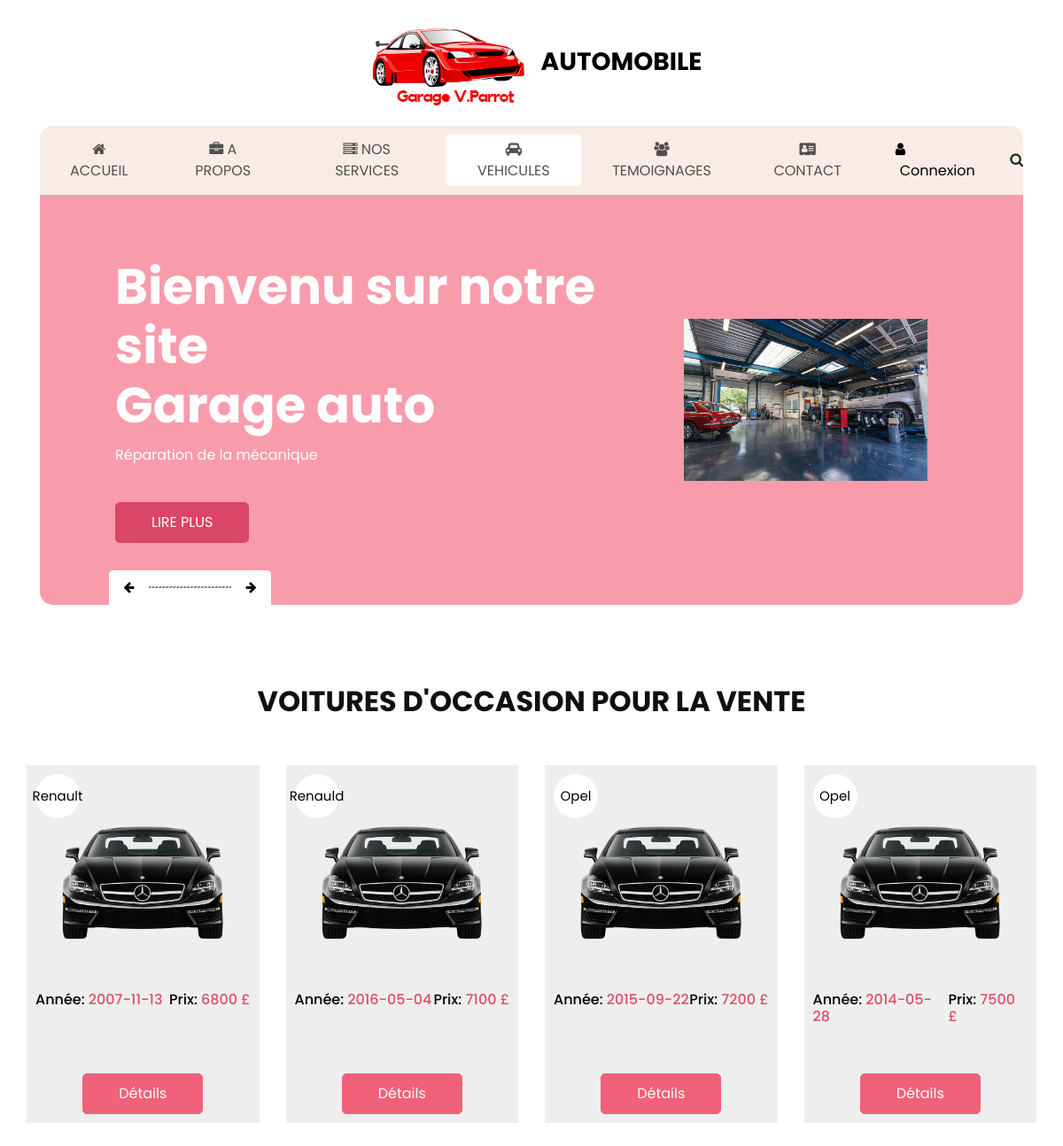
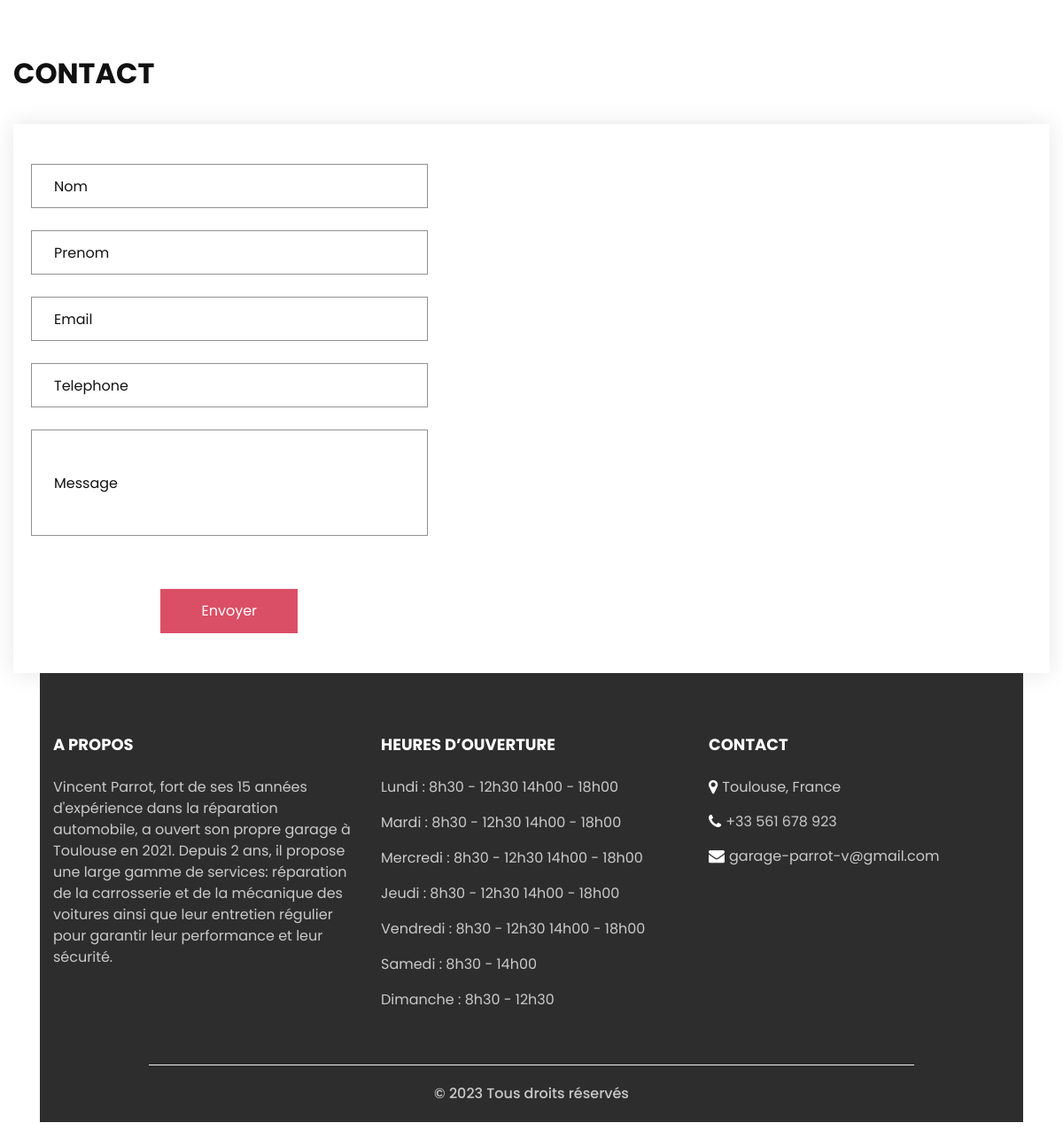
The app's page /view/vehicules.php with its own data (2 pictures, top to bottom).
### tables this page shows
CREATE TABLE IF NOT EXISTS `vehicules` (
  `immatricule_veh` varchar(100) NOT NULL,
  `couleur` varchar(30) DEFAULT NULL,
  `modele_veh` varchar(100) DEFAULT NULL,
  `prix_veh` decimal(10,0) DEFAULT NULL,
  `description_veh` text,
  `kilometrage_veh` decimal(10,0) DEFAULT NULL,
  `annee_circulation_veh` date DEFAULT NULL,
  `type_de_moteur_veh` varchar(100) DEFAULT NULL,
  `nbre_de_places_veh` int(20) DEFAULT NULL,
  PRIMARY KEY (`immatricule_veh`)
);

CREATE TABLE IF NOT EXISTS `horaires_ouvertures` (
  `id_hr` int(11) NOT NULL AUTO_INCREMENT,
  `jours` varchar(100) DEFAULT NULL,
  `heure_matin` varchar(100) DEFAULT NULL,
  `heure_aprem` varchar(100) DEFAULT NULL,
  `id_admin` int(11) NOT NULL,
  PRIMARY KEY (`id_hr`)
);

### view/vehicules.php (the view, shortened to what this page needs)
<?php
try {
  $bdd = new PDO('mysql:host=localhost;dbname=garage_automobile;charset=utf8', 'root', '');
}
catch(Exception $e) {
  die($e->getMessage());
}
$reponses = $bdd->prepare('SELECT * FROM horaires_ouvertures');
$executereq = $reponses->execute();
$horaires = $reponses->fetchAll();
$query = $bdd->prepare('Select * from vehicules');
						$query->execute();
?>
<!DOCTYPE html>
<html>
<head>
  <link rel="stylesheet" type="text/css" href="https://cdnjs.cloudflare.com/ajax/libs/OwlCarousel2/2.3.4/assets/owl.carousel.min.css" />
  <link rel="stylesheet" type="text/css" href="css/bootstrap.css" />
  <link href="css/style.css" rel="stylesheet" />
  <link href="css/responsive.css" rel="stylesheet" />
</head>
<body>
  <div class="hero_area">
    <header class="header_section">
      <nav class="navbar navbar-expand-lg custom_nav-container ">
        <a class="navbar-brand" href="../index.php">
          <span>
            <img class="image" src="images/Garage v.parrot1.png"/> Automobile
          </span>
        </a>
        <div class="collapse navbar-collapse" id="navbarSupportedContent">
          <ul class="navbar-nav  ">
            <li class="nav-item">
              <a class="nav-link" href="../index.php"><i class="fa fa-home" aria-hidden="true"></i> Accueil</a>
            </li>
            <li class="nav-item">
              <a class="nav-link" href="apropos.php">
                <i class="fa fa-briefcase" aria-hidden="true"></i> A Propos
              </a>
            </li>
            <li class="nav-item">
              <a class="nav-link" href="services.php">
                <i class="fa fa-server" aria-hidden="true"></i> Nos Services
              </a>
            </li>
            <li class="nav-item active">
              <a class="nav-link" href="vehicules.php">
                <i class="fa fa-car" aria-hidden="true"></i> Vehicules
              </a>
            </li>
            <li class="nav-item">
              <a class="nav-link" href="ajout_temoignages.php">
                <i class="fa fa-users" aria-hidden="true"></i> Temoignages
              </a>
            </li>
            <li class="nav-item">
              <a class="nav-link" href="ajout_contact.php"><i class="fa fa-address-card" aria-hidden="true"></i> Contact</a>
            </li>
          </ul>
          <div class="user_option">
            <a href="../connect.php">
              <i class="fa fa-user" aria-hidden="true"></i>
              <span>
                Connexion
              </span>
            </a>
            <form class="form-inline ">
              <button class="btn nav_search-btn" type="submit">
                <i class="fa fa-search" aria-hidden="true"></i>
              </button>
            </form>
          </div>
        </div>
      </nav>
    </header>
    <section class="slider_section">
      <div class="slider_container">
        <div id="carouselExampleIndicators" class="carousel slide" data-ride="carousel">
          <div class="carousel-inner">
            <div class="carousel-item active">
              <div class="container-fluid">
                <div class="row">
                  <div class="col-md-7">
                    <div class="detail-box">
                      <h1>
                        Bienvenu sur notre site <br>
                        Garage auto
                      </h1>
                      <p>
                        Réparation de la mécanique
                      </p>
                      <a href="">
                       Lire Plus
                      </a>
                    </div>
                  </div>
                  <div class="col-md-5 ">
                    <div class="img-box">
                      <img src="images/carousel-9.jpg" alt="" />
                    </div>
                  </div>
                </div>
              </div>
            </div>
          </div>
          <div class="carousel_btn-box">
            <a class="carousel-control-prev" href="#carouselExampleIndicators" role="button" data-slide="prev">
              <i class="fa fa-arrow-left" aria-hidden="true"></i>
            </a>
            <img src="images/line.png" alt="" />
            <a class="carousel-control-next" href="#carouselExampleIndicators" role="button" data-slide="next">
              <i class="fa fa-arrow-right" aria-hidden="true"></i>
            </a>
          </div>
        </div>
      </div>
    </section>
  </div>
   <section class="shop_section layout_padding">
    <div class="container">
      <div class="heading_container heading_center">
        <h2>
          Voitures d'occasion pour la vente
        </h2>
      </div>
      <div class="row">
        <?php
						while($vehicules=$query->fetch())
						{
							?>
        <tr>
            <div class="col-sm-6 col-md-4 col-lg-3">
              <div class="box">
                <a href="">
                  <div class="img-box">
                    <img src="images/carousel-1.png" alt="">
                  </div>
                  <div class="detail-box">
                    <h6>
                     Année:
                     <span>
                      <?= $vehicules['annee_circulation_veh']?>
                    </span>
                    </h6><br><br>
                    <h6>
                        Prix:
                      <span>
                        <?= $vehicules['prix_veh']?> £
                      </span>
                    </h6>
                  </div>
                  <div class="new">
                    <span>
                        <?= $vehicules['modele_veh']?>
                    </span>
                  </div>
                </a>
                <div class="btn-box">
                  <a href="">Détails</a>
                </div>
              </div>
            </div>
          <?php
                }
              ?>
    </div>
  </section>
  <section class="contact_section ">
    <div class="container px-0">
      <div class="heading_container ">
        <h2 class="">
          Contact
        </h2>
      </div>
    </div>
    <div class="container container-bg">
      <div class="row">
        <div class="col-md-6 col-lg-5 px-0">
        <form action="../controller/controller_ajout_contact.php" method="post">
            <div>
              <input type="text" placeholder="Nom" name="nom_cont" />
            </div>
            <div>
              <input type="text" placeholder="Prenom" name="prenom_cont"/>
            </div>
            <div>
              <input type="email" placeholder="Email" name="email_cont"/>
            </div>
            <div>
              <input type="text" placeholder="Telephone" name="telephone_cont"/>
            </div>
            <div>
              <input type="text" class="message-box" placeholder="Message" name="message_cont"/>
            </div>
            <div class="d-flex ">
              <button type="submit" name="submit">
                Envoyer
              </button>
            </div>
          </form>
        </div>
      </div>
    </div>
  </section>
  <section class="info_section  layout_padding2-top">
    <div class="info_container ">
      <div class="container">
        <div class="row">
          <div class="col-md-6 col-lg-4">
            <h6>
              A Propos
            </h6>
            <p>
              Vincent Parrot, fort de ses 15 années d'expérience dans la réparation automobile, a ouvert
                        son propre garage à Toulouse en 2021.
                        Depuis 2 ans, il propose une large gamme de services: réparation de la carrosserie et de la
                        mécanique des voitures ainsi que leur entretien régulier pour garantir leur performance et
                        leur sécurité.
            </p>
          </div>
          <div class="col-md-6 col-lg-4">
            <h6>
              Heures d’ouverture
            </h6>
            <div class="info_link-box">
              <?php foreach ($horaires as $horaire): ?>
                <p>
                  <?=$horaire['jours']?> :
                  <?= $horaire['heure_matin']?>
                  <?= $horaire['heure_aprem']?>
                </p>
              <?php endforeach;?>
            </div>
          </div>
          <div class="col-md-6 col-lg-4">
            <h6>
              CONTACT
            </h6>
            <div class="info_link-box">
              <a href="">
                <i class="fa fa-map-marker" aria-hidden="true"></i>
                <span> Toulouse, France </span>
              </a>
              <a href="">
                <i class="fa fa-phone" aria-hidden="true"></i>
                <span>+33 561 678 923</span>
              </a>
              <a href="">
                <i class="fa fa-envelope" aria-hidden="true"></i>
                <span> garage-parrot-v@gmail.com</span>
              </a>
            </div>
          </div>
        </div>
      </div>
    </div>
    <footer class=" footer_section">
      <div class="container">
        <p>
          &copy; <span id="displayYear"></span> Tous droits réservés
        </p>
      </div>
    </footer>
  </section>
</body>
</html>

### view/css/responsive.css (style rules this page uses)
@media (min-width: 1200px) { .container { max-width: 1170px; } }

### records on screen
vehicules: annee_circulation_veh "2007-11-13", prix_veh "6800", modele_veh "Renault"
vehicules: annee_circulation_veh "2016-05-04", prix_veh "7100", modele_veh "Renauld"
vehicules: annee_circulation_veh "2015-09-22", prix_veh "7200", modele_veh "Opel"
vehicules: annee_circulation_veh "2014-05-28", prix_veh "7500", modele_veh "Opel"
horaires_ouvertures: jours "Lundi", heure_matin "8h30 - 12h30", heure_aprem "14h00 - 18h00"
horaires_ouvertures: jours "Mardi", heure_matin "8h30 - 12h30", heure_aprem "14h00 - 18h00"
horaires_ouvertures: jours "Mercredi", heure_matin "8h30 - 12h30", heure_aprem "14h00 - 18h00"
horaires_ouvertures: jours "Jeudi", heure_matin "8h30 - 12h30", heure_aprem "14h00 - 18h00"
horaires_ouvertures: jours "Vendredi", heure_matin "8h30 - 12h30", heure_aprem "14h00 - 18h00"
horaires_ouvertures: jours "Samedi", heure_matin "8h30 - 14h00"
horaires_ouvertures: jours "Dimanche", heure_matin "8h30 - 12h30"
